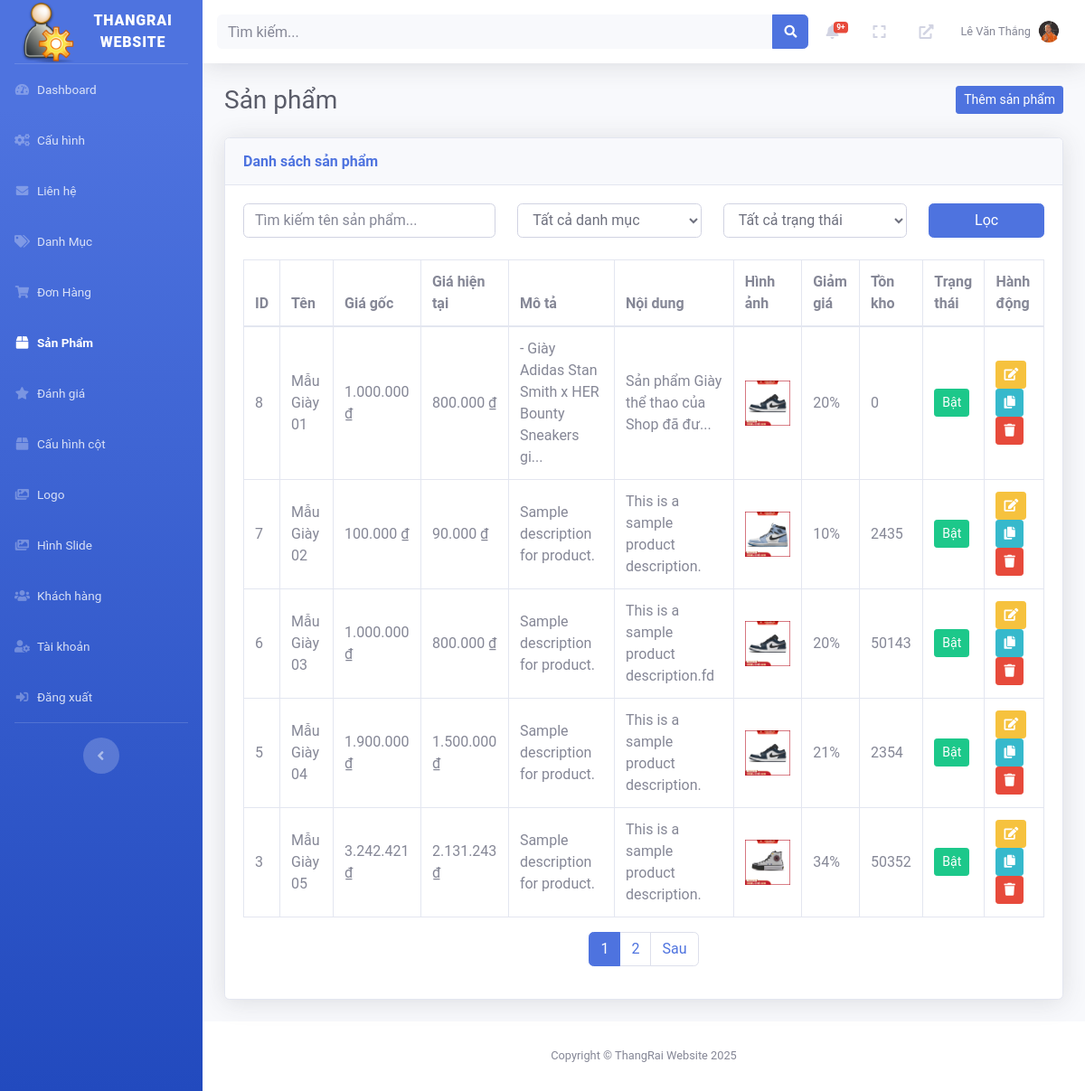
The app's page /admin/index.php?page=products (signed in) with its own data.
### tables this page shows
CREATE TABLE `products` (
  `id` int NOT NULL,
  `category_id` int NOT NULL,
  `name` varchar(255) NOT NULL,
  `description` text,
  `stock` int NOT NULL,
  `image` varchar(255) DEFAULT NULL,
  `created_at` timestamp NULL DEFAULT CURRENT_TIMESTAMP,
  `content` text,
  `original_price` decimal(10,2) NOT NULL DEFAULT '0.00',
  `current_price` decimal(10,2) NOT NULL DEFAULT '0.00',
  `is_active` tinyint(1) NOT NULL DEFAULT '1',
  `slug` varchar(255) NOT NULL,
  `seo_image` varchar(255) DEFAULT NULL,
  `seo_title` varchar(255) DEFAULT NULL,
  `seo_description` text,
  `seo_keywords` text
);

### admin/pages/products/index.php (the view, shortened to what this page needs)
<?php
require_once 'C:/laragon/www/2/admin/config/db_connect.php';
$limit = 5;
$page = isset($_GET['page_num']) ? (int)$_GET['page_num'] : 1;
$offset = ($page - 1) * $limit;
$search = isset($_GET['search']) ? trim($_GET['search']) : '';
$category_id = isset($_GET['category_id']) ? (int)$_GET['category_id'] : 0;
$status = isset($_GET['status']) ? $_GET['status'] : '';
$params = [];
$sql = "SELECT p.* FROM products p WHERE 1=1";
$sql .= " ORDER BY p.created_at DESC LIMIT $limit OFFSET $offset";
$stmt = $pdo->prepare($sql);
$stmt->execute($params);
$products = $stmt->fetchAll(PDO::FETCH_ASSOC);
$count_sql = "SELECT COUNT(*) FROM products p WHERE 1=1";
$count_stmt = $pdo->prepare($count_sql);
$count_stmt->execute($params);
$total_products = $count_stmt->fetchColumn();
$total_pages = ceil($total_products / $limit);
?>
<div class="d-sm-flex align-items-center justify-content-between mb-4">
    <h1 class="h3 mb-0 text-gray-800">Sản phẩm</h1>
    <a href="?page=products&subpage=add" class="btn btn-primary btn-sm">Thêm sản phẩm</a>
</div>
<div class="card shadow mb-4">
    <div class="card-header py-3">
        <h6 class="m-0 font-weight-bold text-primary">Danh sách sản phẩm</h6>
    </div>
    <div class="card-body">
        <form method="GET" class="mb-4">
            <div class="row">
                <div class="col-md-4">
                    <input type="text" name="search" class="form-control" placeholder="Tìm kiếm tên sản phẩm..." value="<?php echo htmlspecialchars($search); ?>">
                </div>
                <div class="col-md-3">
                    <select name="category_id" class="form-control">
                        <option value="">Tất cả danh mục</option>
                    </select>
                </div>
                <div class="col-md-3">
                    <select name="status" class="form-control">
                        <option value="">Tất cả trạng thái</option>
                    </select>
                </div>
                <div class="col-md-2">
                    <button type="submit" class="btn btn-primary btn-block">Lọc</button>
                </div>
            </div>
        </form>
        <div class="table-responsive">
            <table class="table table-bordered" width="100%" cellspacing="0">
                <thead>
                    <tr>
                        <th>ID</th>
                        <th>Tên</th>
                        <th>Giá gốc</th>
                        <th>Giá hiện tại</th>
                        <th>Mô tả</th>
                        <th>Nội dung</th>
                        <th>Hình ảnh</th>
                        <th>Giảm giá</th>
                        <th>Tồn kho</th>
                        <th>Trạng thái</th>
                        <th>Hành động</th>
                    </tr>
                </thead>
                <tbody>
                    <?php foreach ($products as $product): ?>
                        <tr>
                            <td><?php echo $product['id']; ?></td>
                            <td><?php echo htmlspecialchars($product['name']); ?></td>
                            <td><?php echo number_format($product['original_price'], 0, ',', '.') . ' ₫'; ?></td>
                            <td><?php echo number_format($product['current_price'], 0, ',', '.') . ' ₫'; ?></td>
                            <td><?php echo htmlspecialchars(substr($product['description'] ?? '', 0, 50)) . (strlen($product['description'] ?? '') > 50 ? '...' : ''); ?></td>
                            <td><?php echo htmlspecialchars(substr($product['content'] ?? '', 0, 50)) . (strlen($product['content'] ?? '') > 50 ? '...' : ''); ?></td>
                            <td>
                                <?php if (!empty($product['image'])): ?>
                                    <img src="/2/admin/<?php echo htmlspecialchars($product['image']); ?>" alt="Hình ảnh sản phẩm" style="width: 50px; height: 50px; object-fit: cover;">
                                <?php else: ?>
                                    Không có hình
                                <?php endif; ?>
                            </td>
                            <td>
                                <?php
                                if ($product['original_price'] > 0) {
                                    $discount = (($product['original_price'] - $product['current_price']) / $product['original_price']) * 100;
                                    echo number_format($discount, 0) . '%';
                                } else {
                                    echo '0%';
                                }
                                ?>
                            </td>
                            <td><?php echo $product['stock']; ?></td>
                            <td>
                                <button class="btn btn-sm <?php echo $product['is_active'] ? 'btn-success' : 'btn-secondary'; ?> status-btn" data-id="<?php echo $product['id']; ?>" data-status="<?php echo $product['is_active'] ? 0 : 1; ?>">
                                    <?php echo $product['is_active'] ? 'Bật' : 'Tắt'; ?>
                                </button>
                            </td>
                            <td>
                                <a href="?page=products&subpage=edit&id=<?php echo $product['id']; ?>" class="btn btn-warning btn-sm" title="Sửa">
                                    <i class="fas fa-edit"></i>
                                </a>
                                <a href="pages/products/process_clone.php?id=<?php echo $product['id']; ?>" class="btn btn-info btn-sm" title="Sao chép">
                                    <i class="fas fa-copy"></i>
                                </a>
                                <a href="pages/products/process_delete.php?id=<?php echo $product['id']; ?>" class="btn btn-danger btn-sm delete-btn" title="Xóa" onclick="return confirm('Bạn có chắc muốn xóa sản phẩm này không?');">
                                    <i class="fas fa-trash"></i>
                                </a>
                            </td>
                        </tr>
                    <?php endforeach; ?>
                </tbody>
            </table>
        </div>
        <?php if ($total_pages > 1): ?>
            <nav aria-label="Page navigation">
                <ul class="pagination justify-content-center">
                    <?php for ($i = 1; $i <= $total_pages; $i++): ?>
                        <li class="page-item <?php echo $i == $page ? 'active' : ''; ?>">
                            <a class="page-link" href="?page=products&page_num=<?php echo $i; ?>&search=<?php echo urlencode($search); ?>&category_id=<?php echo $category_id; ?>&status=<?php echo $status; ?>"><?php echo $i; ?></a>
                        </li>
                    <?php endfor; ?>
                    <?php if ($page < $total_pages): ?>
                        <li class="page-item">
                            <a class="page-link" href="?page=products&page_num=<?php echo $page + 1; ?>&search=<?php echo urlencode($search); ?>&category_id=<?php echo $category_id; ?>&status=<?php echo $status; ?>">Sau</a>
                        </li>
                    <?php endif; ?>
                </ul>
            </nav>
        <?php endif; ?>
    </div>
</div>

### admin/includes/topbar.php (shortened to what this page needs)
<?php
require_once 'C:/laragon/www/2/admin/config/db_connect.php';
$admin_id = $_SESSION['admin_id'] ?? null;
$avatar = null;
$new_orders_count = 0;
if ($admin_id) {
    $stmt = $pdo->prepare("SELECT avatar FROM admins WHERE id = ?");
    $stmt->execute([$admin_id]);
    $admin = $stmt->fetch(PDO::FETCH_ASSOC);
    $avatar = $admin['avatar'] ?? null;
    $stmt = $pdo->prepare("SELECT COUNT(*) as count FROM orders WHERE status = 'pending'");
    $stmt->execute();
    $new_orders_count = $stmt->fetch(PDO::FETCH_ASSOC)['count'];
}
?>
<nav class="navbar navbar-expand navbar-light bg-white topbar mb-4 static-top shadow">
    <form class="container search-container">
        <div class="input-group search-input-group">
            <input type="text" class="form-control bg-light border-0 small" placeholder="Tìm kiếm..." id="search-input">
            <div class="input-group-append">
                <button class="btn btn-primary" type="button" id="search-button">
                    <i class="fas fa-search fa-sm"></i>
                </button>
            </div>
        </div>
    </form>
    <ul class="navbar-nav ml-auto">
        <li class="nav-item dropdown no-arrow mx-1">
            <a class="nav-link dropdown-toggle" href="#" id="ordersDropdown" role="button" data-toggle="dropdown">
                <i class="fas fa-bell fa-fw"></i>
                <?php if ($new_orders_count > 0): ?>
                    <span class="badge badge-danger badge-counter"><?php echo $new_orders_count > 9 ? '9+' : $new_orders_count; ?></span>
                <?php endif; ?>
            </a>
        </li>
        <li class="nav-item no-arrow mx-1">
            <a class="nav-link" href="#" id="fullscreenToggle">
                <i class="fas fa-expand fa-fw"></i>
            </a>
        </li>
        <li class="nav-item no-arrow mx-1">
            <a class="nav-link" href="http://localhost/2/public/" target="_blank">
                <i class="fas fa-external-link-alt fa-fw"></i>
            </a>
        </li>
        <li class="nav-item dropdown no-arrow">
            <a class="nav-link dropdown-toggle" href="#" id="userDropdown" role="button" data-toggle="dropdown">
                <span class="mr-2 d-none d-lg-inline text-gray-600 small">
                    <?php echo htmlspecialchars($_SESSION['admin_name'] ?? 'Admin'); ?>
                </span>
                <?php if ($avatar): ?>
                    <img src="/2/admin/<?php echo htmlspecialchars($avatar); ?>" alt="Avatar" class="rounded-circle" style="width: 24px; height: 24px; object-fit: cover;">
                <?php else: ?>
                    <img src="/2/admin/images/default-avatar.png" alt="Default Avatar" class="rounded-circle" style="width: 24px; height: 24px; object-fit: cover;">
                <?php endif; ?>
            </a>
        </li>
    </ul>
</nav>

### admin/assets/css/custom.css (style rules this page uses)
body { font-family: 'Roboto', sans-serif; }
.table th, .table td { vertical-align: middle; }

### records on screen
products: id "8", name "Mẫu Giày 01", original_price "1.000.000", current_price "800.000", description "- Giày Adidas Stan Smith x HER Bounty Sneakers gi", content "Sản phẩm Giày thể thao của Shop đã đư", image (picture), discount "20", stock "0", is_active "Bật"
products: id "7", name "Mẫu Giày 02", original_price "100.000", current_price "90.000", description "Sample description for product.", content "This is a sample product description.", image (picture), discount "10", stock "2435", is_active "Bật"
products: id "6", name "Mẫu Giày 03", original_price "1.000.000", current_price "800.000", description "Sample description for product.", content "This is a sample product description.fd", image (picture), discount "20", stock "50143", is_active "Bật"
products: id "5", name "Mẫu Giày 04", original_price "1.900.000", current_price "1.500.000", description "Sample description for product.", content "This is a sample product description.", image (picture), discount "21", stock "2354", is_active "Bật"
products: id "3", name "Mẫu Giày 05", original_price "3.242.421", current_price "2.131.243", description "Sample description for product.", content "This is a sample product description.", image (picture), discount "34", stock "50352", is_active "Bật"

### other values on screen
SITE_NAME "THANGRAI WEBSITE"
$_SESSION['admin_name'] "Lê Văn Thắng"
SITE_NAME "ThangRai Website"
